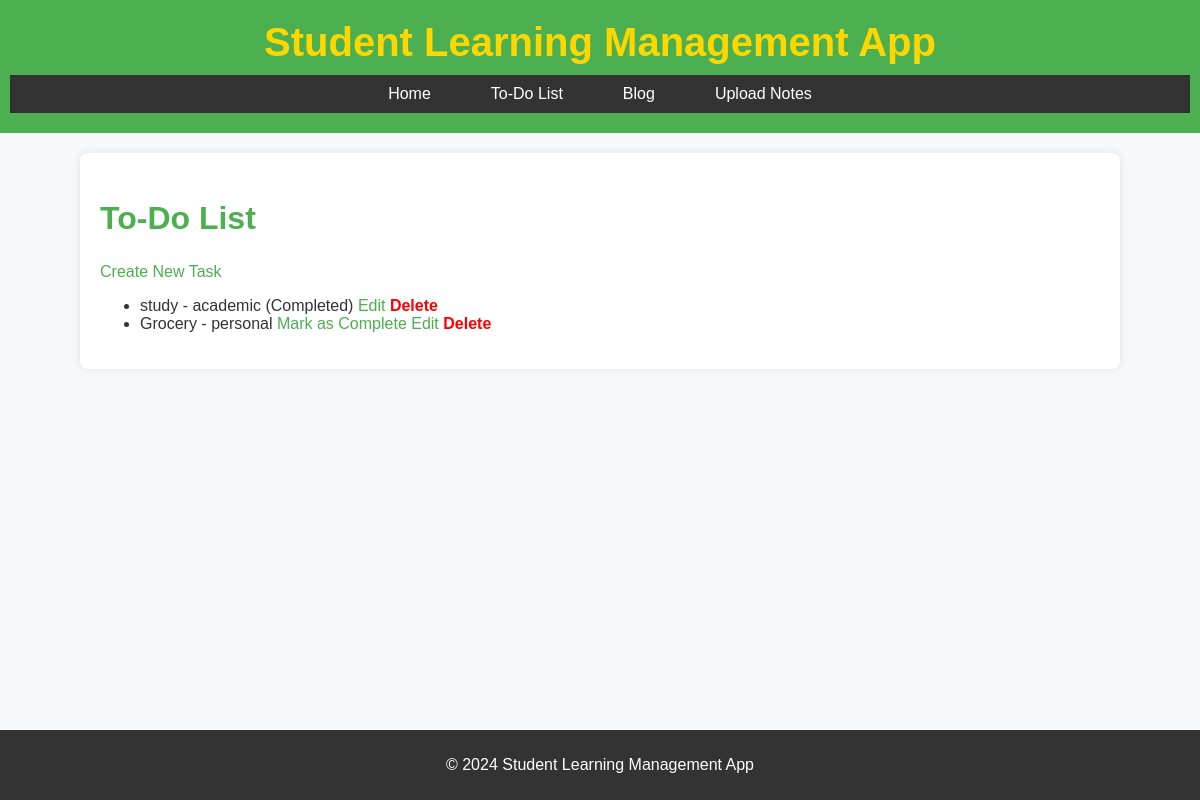
The app's page /to_do_list/ with its own data.
### to_do_list/models.py (models this page shows, shortened)
class Task(models.Model):
    CATEGORY_CHOICES = [
        ('academic', 'Academic'),
        ('personal', 'Personal'),
        ('deadline', 'Deadline'),
    ]
    title = models.CharField(max_length=200)
    description = models.TextField(blank=True, null=True)
    category = models.CharField(max_length=20, choices=CATEGORY_CHOICES, default='academic')
    due_date = models.DateField(blank=True, null=True)
    reminder = models.DateTimeField(blank=True, null=True)
    completed = models.BooleanField(default=False)

### to_do_list/views.py (the view)
# urls.py: path('', views.task_list, name='task_list'),  # Task List
def task_list(request):
    tasks = Task.objects.all()
    return render(request, 'to_do_list/task_list.html', {'tasks': tasks})

### to_do_list/templates/to_do_list/task_list.html
{% extends 'base.html' %}
{% block content %}
<h2>To-Do List</h2>
<a href="{% url 'to_do_list:create_task' %}">Create New Task</a>
<ul>
    {% for task in tasks %}
        <li>
            {{ task.title }} - {{ task.category }}
            {% if task.completed %}
                (Completed)
            {% else %}
                <a href="{% url 'to_do_list:mark_task_complete' task.id %}">Mark as Complete</a>
            {% endif %}
            <a href="{% url 'to_do_list:update_task' task.id %}">Edit</a>
            <a href="{% url 'to_do_list:delete_task' task.id %}" class="delete-link">Delete</a>
        </li>
    {% empty %}
        <p>No tasks available. <a href="{% url 'to_do_list:create_task' %}">Add one now!</a></p>
    {% endfor %}
</ul>
{% endblock %}

### static/css/styles.css (style rules this page uses)
body { font-family: Arial, sans-serif; margin: 0; padding: 0; background-color: #f8f9fa; color: #333; }
h2 { color: #4CAF50; font-size: 2rem; }
a { color: #4CAF50; text-decoration: none; }
a.delete-link { color: red; font-weight: bold; }

### records on screen
Task: title "study", category "academic", completed "(Completed)"
Task: title "Grocery", category "personal", completed "Mark as Complete"
